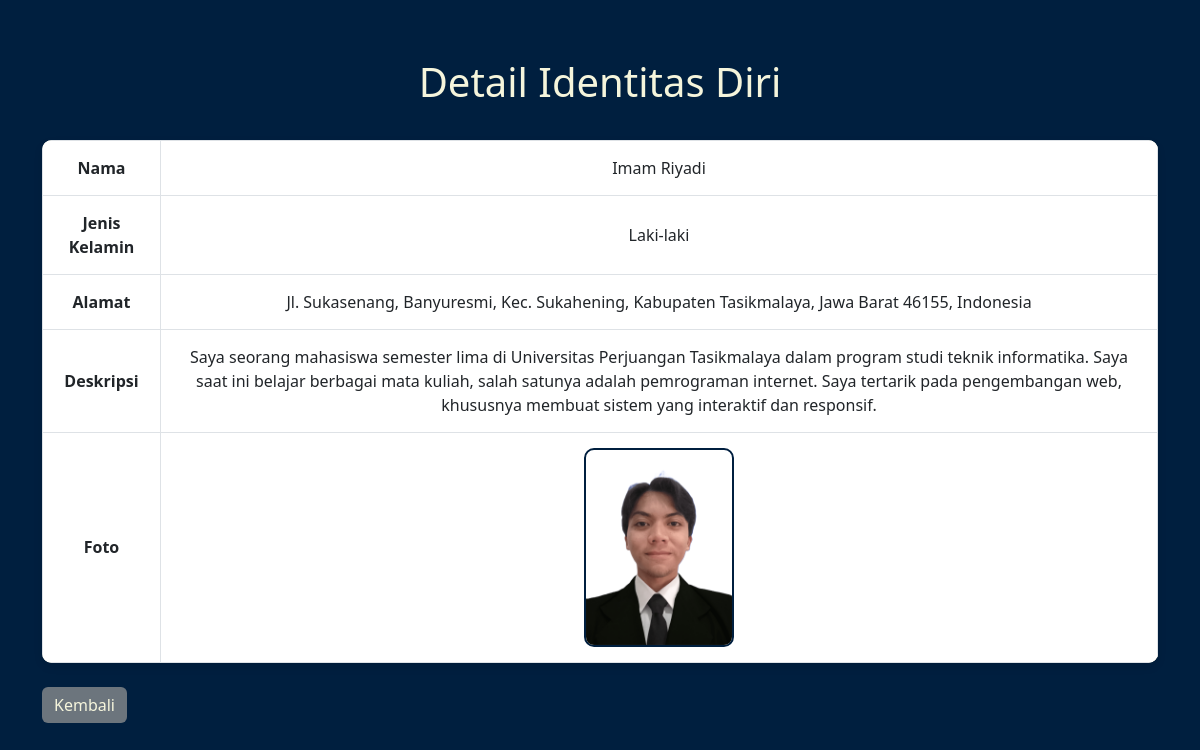
/backend/view.php?id=13, run on the app's committed database.
### tables this page shows
CREATE TABLE `users` (
  `id` int(11) NOT NULL,
  `nama` varchar(255) NOT NULL,
  `jenis_kelamin` enum('Laki-laki','Perempuan') NOT NULL,
  `alamat` text NOT NULL,
  `deskripsi` text DEFAULT NULL,
  `foto` varchar(255) DEFAULT NULL
);

### backend/view.php (the view, shortened to what this page needs)
<?php
include 'database.php';
$id = $_GET['id'] ?? null;
$sql = "SELECT * FROM users WHERE id = '$id'";
$result = $conn -> query($sql);
if ($result -> num_rows > 0) {
  $row = $result -> fetch_assoc();
} else {
  echo "<div class='alert alert-warning'>Data tidak ditemukan!</div>";
  exit;
}
?>
<!DOCTYPE html>
<html lang="id">
<head>
  <link href="https://cdn.jsdelivr.net/npm/bootstrap@5.3.0-alpha1/dist/css/bootstrap.min.css" rel="stylesheet">
  <link rel="stylesheet" href="style.css">
</head>
<body>
  <div class="container mt-5">
    <h1 class="mb-4">Detail Identitas Diri</h1>
    <table class="table table-bordered">
      <tr>
        <th>Nama</th>
        <td><?= $row['nama'] ?></td>
      </tr>
      <tr>
        <th>Jenis Kelamin</th>
        <td><?= $row['jenis_kelamin'] ?></td>
      </tr>
      <tr>
        <th>Alamat</th>
        <td><?= $row['alamat'] ?></td>
      </tr>
      <tr>
        <th>Deskripsi</th>
        <td><?= $row['deskripsi'] ?></td>
      </tr>
      <tr>
        <th>Foto</th>
        <td>
          <a href="assets/images/<?= $row['foto'] ?>" target="_blank">
          <img src="assets/images/<?= $row['foto'] ?>" alt="Foto" width="150" style="cursor: pointer;">
        </td>
      </tr>
    </table>
    <a href="index.php" class="btn btn-secondary mt-2">Kembali</a>
  </div>
</body>
</html>

### backend/style.css (style rules this page uses)
body { background-color: #001f3f; color: #f5f5dc; }
table { background-color: #f5f5dc; box-shadow: 0 4px 8px rgba(0, 0, 0, 0.1); border-radius: 10px; overflow: hidden; }
.table th, .table td { text-align: center; padding: 15px; vertical-align: middle; }
.table tbody tr:nth-child(odd) { background-color: #f0ead6; }
.btn { border: none; color: #f5f5dc; }
img { border: 2px solid #001f3f; border-radius: 10px; }
h1 { color: #f5f5dc; padding: 10px; text-align: center; }

### data on the page
users: nama "Imam Riyadi", jenis_kelamin "Laki-laki", alamat "Jl. Sukasenang, Banyuresmi, Kec. Sukahening, Kabupaten Tasikmalaya, Jawa Barat 46155, Indonesia", deskripsi "Saya seorang mahasiswa semester lima di Universitas Perjuangan Tasikmalaya dalam program studi teknik informatika. Saya saat ini belajar berbagai mata kuliah, salah satunya adalah pemrograman internet. Saya tertarik pada pengembangan web, khususnya membuat sistem yang interaktif dan responsif.", foto (picture)
